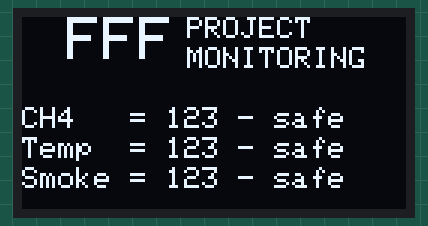
Simulated run of this sketch. Board: Arduino Uno, built with avr-gcc and run on an emulated ATmega328P. Parts: 128×64 one-colour display. The display library's start-up logo is not drawn.

Above: at 2.4 s.

The sketch:

Test_Oled.ino
```cpp
#include <SPI.h>
#include <Wire.h>
#include <Adafruit_GFX.h>
#include <Adafruit_SH110X.h>

/* Uncomment to initialize the I2C address, uncomment only one. If you get a totally blank screen try the other */
#define i2c_Address 0x3c // Initialize with the I2C addr 0x3C Typically eBay OLED's
// #define i2c_Address 0x3d // Initialize with the I2C addr 0x3D Typically Adafruit OLED's

#define SCREEN_WIDTH 128 // OLED display width, in pixels
#define SCREEN_HEIGHT 64 // OLED display height, in pixels
#define OLED_RESET -1 // QT-PY / XIAO
Adafruit_SH1106G display = Adafruit_SH1106G(SCREEN_WIDTH, SCREEN_HEIGHT, &Wire, OLED_RESET);

void setup() {
  Serial.begin(9600);

  delay(250); // Wait for the OLED to power up
  display.begin(i2c_Address, true); // Address 0x3C default

  display.display();
  delay(2000);

  display.clearDisplay();
}

void loop() {
  int dp = 15;
  display.setTextColor(SH110X_WHITE);

  display.setCursor(0+dp, 0);
  display.setTextSize(2);
  display.println("FFF");

  display.setCursor(40+dp, 0);
  display.setTextSize(1);
  display.println("PROJECT");

  display.setCursor(40+dp, 10);
  display.setTextSize(1);
  display.println("MONITORING");

  display.setCursor(0, 30);
  display.setTextSize(1);
  display.println("CH4   = 123 - safe");

  display.setCursor(0, 40);
  display.setTextSize(1);
  display.println("Temp  = 123 - safe");

  display.setCursor(0, 50);
  display.setTextSize(1);
  display.println("Smoke = 123 - safe");

  // Display the text
  display.display();
  delay(2000);
  display.clearDisplay();
}
```
